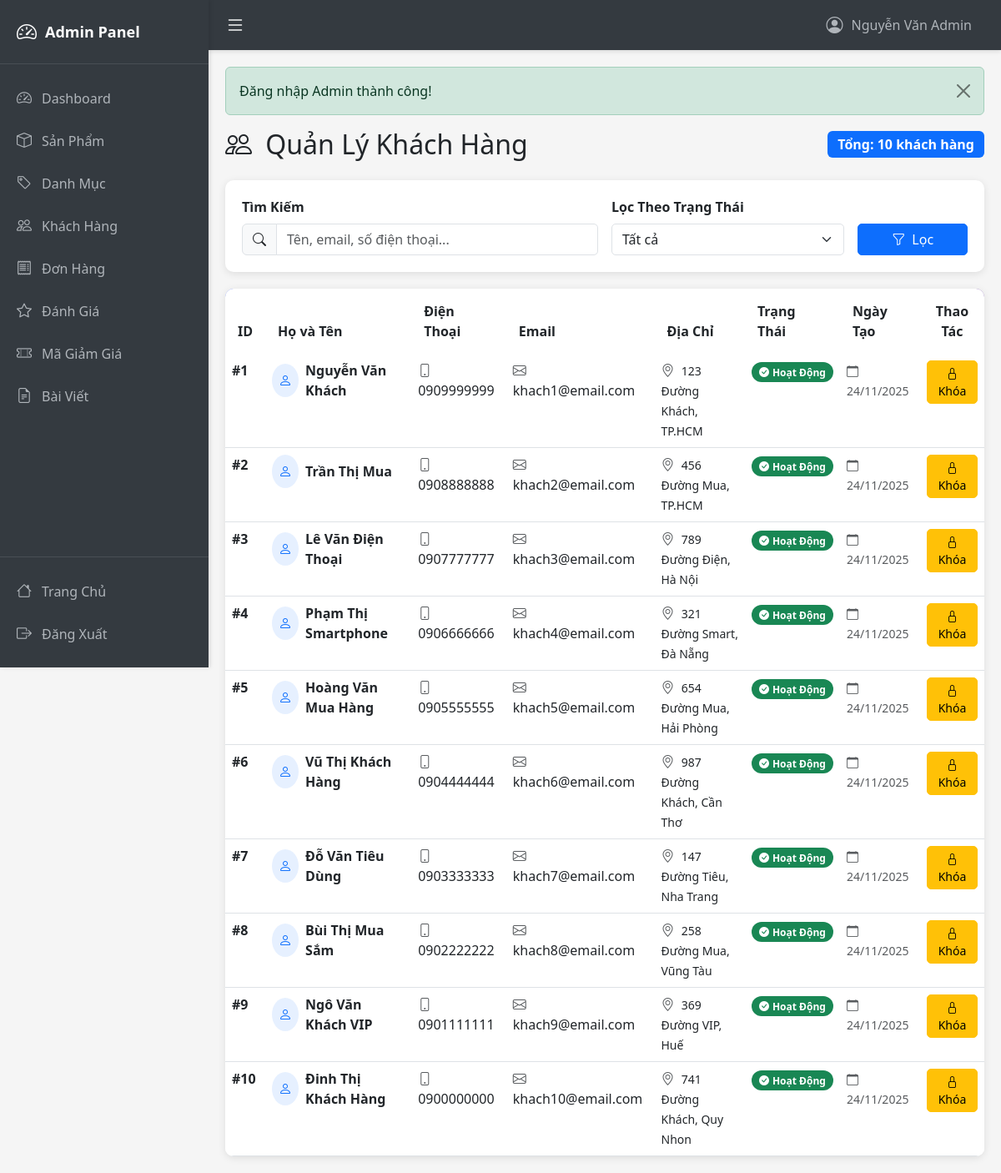
The app's page /admin/customers (signed in) with its own data.
### tables this page shows
CREATE TABLE Customers (
  customer_id INT AUTO_INCREMENT PRIMARY KEY,
  full_name VARCHAR(100),
  phone_number VARCHAR(15),
  email VARCHAR(100),
  address VARCHAR(255),
  gender VARCHAR(10),
  date_of_birth DATE,
  created_at DATETIME DEFAULT CURRENT_TIMESTAMP
);

### controllers/AdminController.php (called while the page is built, shortened)
<?php
class AdminController extends BaseController {
    private $customerModel;
    public function __construct() {
        $this->customerModel = new CustomerModel();
    }
    public function customers() {
        $search = $_GET['search'] ?? '';
        $statusFilter = $_GET['status'] ?? '';
        $customers = $this->customerModel->getAllCustomers();
        $customers = array_values($customers);
        $data = [
            'customers' => $customers,
            'search' => $search,
            'statusFilter' => $statusFilter,
            'pageTitle' => 'Quản Lý Khách Hàng'
        ];
        $this->view('admin/customers/index', $data, true);
    }
}
?>

### models/BaseModel.php (called while the page is built, shortened)
<?php
class BaseModel {
    public function __construct() {
        $db = new Database();
        $this->conn = $db->getConnection();
    }
}
?>

### config/database.php (called while the page is built, shortened)
<?php
class Database {
    private $host = "localhost";
    private $db_name = "inventory_system";
    private $username = "root";
    private $password = "";
    public function getConnection() {
        $this->conn = null;
        try {
            $this->conn = new PDO(
                "mysql:host=" . $this->host . ";dbname=" . $this->db_name . ";charset=utf8mb4",
                $this->username,
                $this->password
            );
            $this->conn->setAttribute(PDO::ATTR_ERRMODE, PDO::ERRMODE_EXCEPTION);
            $this->conn->setAttribute(PDO::ATTR_DEFAULT_FETCH_MODE, PDO::FETCH_ASSOC);
        } catch(PDOException $e) {
            echo "Connection error: " . $e->getMessage();
        }
        return $this->conn;
    }
}
?>

### models/CustomerModel.php (called while the page is built, shortened)
<?php
class CustomerModel extends BaseModel {
    public function getAllCustomers($limit = null, $offset = 0) {
        $sql = "SELECT * FROM Customers ORDER BY created_at DESC";
        $stmt = $this->conn->prepare($sql);
        $stmt->execute();
        return $stmt->fetchAll();
    }
}
?>

### views/admin/customers/index.php (the view, shortened to what this page needs)
<?php
require_once dirname(dirname(__DIR__)) . "/admin/layouts/header.php";
?>
<div class="d-flex justify-content-between align-items-center mb-4">
    <h2 class="mb-0">
        <i class="bi bi-people me-2"></i> Quản Lý Khách Hàng
    </h2>
    <span class="badge bg-primary fs-6">
        Tổng: <?= count($customers) ?> khách hàng
    </span>
</div>
<div class="filter-bar">
    <form method="GET" action="<?= BASE_URL ?>admin/customers" class="row g-3">
        <div class="col-md-6">
            <label class="form-label fw-bold">Tìm Kiếm</label>
            <div class="input-group">
                <span class="input-group-text"><i class="bi bi-search"></i></span>
                <input type="text" name="search" class="form-control"
                       placeholder="Tên, email, số điện thoại..."
                       value="<?= htmlspecialchars($search ?? '') ?>">
            </div>
        </div>
        <div class="col-md-4">
            <label class="form-label fw-bold">Lọc Theo Trạng Thái</label>
            <select name="status" class="form-select">
                <option value="">Tất cả</option>
            </select>
        </div>
        <div class="col-md-2 d-flex align-items-end">
            <button type="submit" class="btn btn-primary w-100">
                <i class="bi bi-funnel me-1"></i> Lọc
            </button>
        </div>
    </form>
</div>
<div class="table-responsive customer-table">
    <table class="table table-hover mb-0">
        <thead>
            <tr>
                <th>ID</th>
                <th>Họ và Tên</th>
                <th>Điện Thoại</th>
                <th>Email</th>
                <th>Địa Chỉ</th>
                <th>Trạng Thái</th>
                <th>Ngày Tạo</th>
                <th class="text-center">Thao Tác</th>
            </tr>
        </thead>
        <tbody>
            <?php if (empty($customers)): ?>
            <tr>
                <td colspan="8" class="text-center py-5">
                    <i class="bi bi-inbox fs-1 d-block text-muted mb-3"></i>
                    <p class="text-muted mb-0">Không tìm thấy khách hàng nào</p>
                    <?php if (!empty($search) || !empty($statusFilter)): ?>
                        <a href="<?= BASE_URL ?>admin/customers" class="btn btn-sm btn-primary mt-2">
                            <i class="bi bi-arrow-left me-1"></i> Xem Tất Cả
                        </a>
                    <?php endif; ?>
                </td>
            </tr>
            <?php else: ?>
                <?php foreach ($customers as $customer): ?>
                <tr>
                    <td><strong>#<?= $customer['customer_id'] ?></strong></td>
                    <td>
                        <div class="d-flex align-items-center">
                            <div class="bg-primary bg-opacity-10 rounded-circle p-2 me-2">
                                <i class="bi bi-person text-primary"></i>
                            </div>
                            <strong><?= htmlspecialchars($customer['full_name']) ?></strong>
                        </div>
                    </td>
                    <td>
                        <i class="bi bi-phone me-1 text-muted"></i>
                        <?= htmlspecialchars($customer['phone_number']) ?>
                    </td>
                    <td>
                        <i class="bi bi-envelope me-1 text-muted"></i>
                        <?= htmlspecialchars($customer['email']) ?>
                    </td>
                    <td>
                        <i class="bi bi-geo-alt me-1 text-muted"></i>
                        <small><?= htmlspecialchars($customer['address'] ?: 'Chưa cập nhật') ?></small>
                    </td>
                    <td>
                        <?php
                            $status = $customer['status'] ?? 'active';
                            $statusClass = $status == 'locked' ? 'danger' : 'success';
                            $statusText = $status == 'locked' ? 'Đã Khóa' : 'Hoạt Động';
                            $statusIcon = $status == 'locked' ? 'lock-fill' : 'check-circle-fill';
                        ?>
                        <span class="badge bg-<?= $statusClass ?> rounded-pill">
                            <i class="bi bi-<?= $statusIcon ?> me-1"></i><?= $statusText ?>
                        </span>
                    </td>
                    <td>
                        <small class="text-muted">
                            <i class="bi bi-calendar me-1"></i>
                            <?= date('d/m/Y', strtotime($customer['created_at'])) ?>
                        </small>
                    </td>
                    <td class="text-center">
                        <a href="<?= BASE_URL ?>admin/customerToggleStatus/<?= $customer['customer_id'] ?><?= !empty($search) ? '?search=' . urlencode($search) : '' ?><?= !empty($statusFilter) ? (!empty($search) ? '&' : '?') . 'status=' . urlencode($statusFilter) : '' ?>"
                           class="btn btn-sm btn-<?= $status == 'locked' ? 'success' : 'warning' ?>"
                           onclick="return confirm('Bạn có chắc muốn <?= $status == 'locked' ? 'mở khóa' : 'khóa' ?> khách hàng <?= htmlspecialchars($customer['full_name']) ?>?')"
                           title="<?= $status == 'locked' ? 'Mở khóa' : 'Khóa' ?> khách hàng">
                            <i class="bi bi-<?= $status == 'locked' ? 'unlock' : 'lock' ?>"></i>
                            <?= $status == 'locked' ? 'Mở Khóa' : 'Khóa' ?>
                        </a>
                    </td>
                </tr>
                <?php endforeach; ?>
            <?php endif; ?>
        </tbody>
    </table>
</div>
<?php require_once dirname(dirname(__DIR__)) . "/admin/layouts/footer.php"; ?>

### public/css/admin.css (style rules this page uses)
:root { --sidebar-width: 250px; --sidebar-collapsed-width: 70px; --topbar-height: 60px; --primary-color: #343a40; --secondary-color: #495057; --accent-color: #007bff; }
* { margin: 0; padding: 0; box-sizing: border-box; }
body { background-color: #f5f5f5; display: flex; flex-direction: column; }
.table { background-color: white; }
.table thead { background-color: #f8f9fa; }
.btn { border-radius: 5px; }
.form-control, .form-select { border-radius: 5px; }
.badge { padding: 0.5em 0.75em; }

### views/admin/customers/index.php (style rules this page uses)
.customer-table { box-shadow: 0 2px 10px rgba(0,0,0,0.1); border-radius: 10px; overflow: hidden; }
.customer-table thead { background: linear-gradient(135deg, #667eea 0%, #764ba2 100%); color: white; }
.customer-table thead th { border: none; padding: 15px; font-weight: 600; }
.customer-table tbody tr { transition: all 0.3s ease; }
.filter-bar { background: white; padding: 20px; border-radius: 10px; box-shadow: 0 2px 10px rgba(0,0,0,0.1); margin-bottom: 20px; }

### records on screen
customers: customer_id "1", full_name "Nguyễn Văn Khách", phone_number "0909999999", email "khach1@email.com", address "123 Đường Khách, TP.HCM", statusText "Hoạt Động", created_at "24/11/2025"
customers: customer_id "2", full_name "Trần Thị Mua", phone_number "0908888888", email "khach2@email.com", address "456 Đường Mua, TP.HCM", statusText "Hoạt Động", created_at "24/11/2025"
customers: customer_id "3", full_name "Lê Văn Điện Thoại", phone_number "0907777777", email "khach3@email.com", address "789 Đường Điện, Hà Nội", statusText "Hoạt Động", created_at "24/11/2025"
customers: customer_id "4", full_name "Phạm Thị Smartphone", phone_number "0906666666", email "khach4@email.com", address "321 Đường Smart, Đà Nẵng", statusText "Hoạt Động", created_at "24/11/2025"
customers: customer_id "5", full_name "Hoàng Văn Mua Hàng", phone_number "0905555555", email "khach5@email.com", address "654 Đường Mua, Hải Phòng", statusText "Hoạt Động", created_at "24/11/2025"
customers: customer_id "6", full_name "Vũ Thị Khách Hàng", phone_number "0904444444", email "khach6@email.com", address "987 Đường Khách, Cần Thơ", statusText "Hoạt Động", created_at "24/11/2025"
customers: customer_id "7", full_name "Đỗ Văn Tiêu Dùng", phone_number "0903333333", email "khach7@email.com", address "147 Đường Tiêu, Nha Trang", statusText "Hoạt Động", created_at "24/11/2025"
customers: customer_id "8", full_name "Bùi Thị Mua Sắm", phone_number "0902222222", email "khach8@email.com", address "258 Đường Mua, Vũng Tàu", statusText "Hoạt Động", created_at "24/11/2025"
customers: customer_id "9", full_name "Ngô Văn Khách VIP", phone_number "0901111111", email "khach9@email.com", address "369 Đường VIP, Huế", statusText "Hoạt Động", created_at "24/11/2025"
customers: customer_id "10", full_name "Đinh Thị Khách Hàng", phone_number "0900000000", email "khach10@email.com", address "741 Đường Khách, Quy Nhon", statusText "Hoạt Động", created_at "24/11/2025"

### other values on screen
$_SESSION['admin_name'] "Nguyễn Văn Admin"
$_SESSION['success'] "Đăng nhập Admin thành công!"
count($customers) "10"
